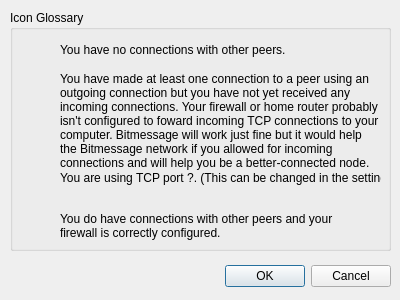
<?xml version="1.0" encoding="UTF-8"?>
<ui version="4.0">
 <class>iconGlossaryDialog</class>
 <widget class="QDialog" name="iconGlossaryDialog">
  <property name="geometry">
   <rect>
    <x>0</x>
    <y>0</y>
    <width>400</width>
    <height>300</height>
   </rect>
  </property>
  <property name="windowTitle">
   <string>Icon Glossary</string>
  </property>
  <widget class="QDialogButtonBox" name="buttonBox">
   <property name="geometry">
    <rect>
     <x>50</x>
     <y>260</y>
     <width>341</width>
     <height>32</height>
    </rect>
   </property>
   <property name="orientation">
    <enum>Qt::Horizontal</enum>
   </property>
   <property name="standardButtons">
    <set>QDialogButtonBox::Cancel|QDialogButtonBox::Ok</set>
   </property>
  </widget>
  <widget class="QGroupBox" name="groupBox">
   <property name="geometry">
    <rect>
     <x>10</x>
     <y>10</y>
     <width>381</width>
     <height>241</height>
    </rect>
   </property>
   <property name="title">
    <string>Icon Glossary</string>
   </property>
   <widget class="QLabel" name="label">
    <property name="geometry">
     <rect>
      <x>20</x>
      <y>30</y>
      <width>21</width>
      <height>21</height>
     </rect>
    </property>
    <property name="text">
     <string/>
    </property>
    <property name="pixmap">
     <pixmap resource="bitmessage_icons.qrc">:/newPrefix/images/redicon.png</pixmap>
    </property>
   </widget>
   <widget class="QLabel" name="label_2">
    <property name="geometry">
     <rect>
      <x>50</x>
      <y>30</y>
      <width>281</width>
      <height>20</height>
     </rect>
    </property>
    <property name="text">
     <string>You have no connections with other peers. </string>
    </property>
   </widget>
   <widget class="QLabel" name="label_3">
    <property name="geometry">
     <rect>
      <x>20</x>
      <y>70</y>
      <width>16</width>
      <height>21</height>
     </rect>
    </property>
    <property name="text">
     <string/>
    </property>
    <property name="pixmap">
     <pixmap resource="bitmessage_icons.qrc">:/newPrefix/images/yellowicon.png</pixmap>
    </property>
   </widget>
   <widget class="QLabel" name="label_4">
    <property name="geometry">
     <rect>
      <x>50</x>
      <y>60</y>
      <width>321</width>
      <height>101</height>
     </rect>
    </property>
    <property name="text">
     <string>You have made at least one connection to a peer using an outgoing connection but you have not yet received any incoming connections. Your firewall or home router probably isn't configured to foward incoming TCP connections to your computer. Bitmessage will work just fine but it would help the Bitmessage network if you allowed for incoming connections and will help you be a better-connected node.</string>
    </property>
    <property name="wordWrap">
     <bool>true</bool>
    </property>
   </widget>
   <widget class="QLabel" name="label_5">
    <property name="geometry">
     <rect>
      <x>20</x>
      <y>200</y>
      <width>21</width>
      <height>21</height>
     </rect>
    </property>
    <property name="text">
     <string/>
    </property>
    <property name="pixmap">
     <pixmap resource="bitmessage_icons.qrc">:/newPrefix/images/greenicon.png</pixmap>
    </property>
   </widget>
   <widget class="QLabel" name="label_6">
    <property name="geometry">
     <rect>
      <x>50</x>
      <y>200</y>
      <width>301</width>
      <height>31</height>
     </rect>
    </property>
    <property name="text">
     <string>You do have connections with other peers and your firewall is correctly configured.</string>
    </property>
    <property name="wordWrap">
     <bool>true</bool>
    </property>
   </widget>
   <widget class="QLabel" name="labelPortNumber">
    <property name="geometry">
     <rect>
      <x>50</x>
      <y>160</y>
      <width>321</width>
      <height>16</height>
     </rect>
    </property>
    <property name="text">
     <string>You are using TCP port ?. (This can be changed in the settings).</string>
    </property>
   </widget>
  </widget>
 </widget>
 <resources>
  <include location="bitmessage_icons.qrc"/>
 </resources>
 <connections>
  <connection>
   <sender>buttonBox</sender>
   <signal>accepted()</signal>
   <receiver>iconGlossaryDialog</receiver>
   <slot>accept()</slot>
   <hints>
    <hint type="sourcelabel">
     <x>248</x>
     <y>254</y>
    </hint>
    <hint type="destinationlabel">
     <x>157</x>
     <y>274</y>
    </hint>
   </hints>
  </connection>
  <connection>
   <sender>buttonBox</sender>
   <signal>rejected()</signal>
   <receiver>iconGlossaryDialog</receiver>
   <slot>reject()</slot>
   <hints>
    <hint type="sourcelabel">
     <x>316</x>
     <y>260</y>
    </hint>
    <hint type="destinationlabel">
     <x>286</x>
     <y>274</y>
    </hint>
   </hints>
  </connection>
 </connections>
</ui>
